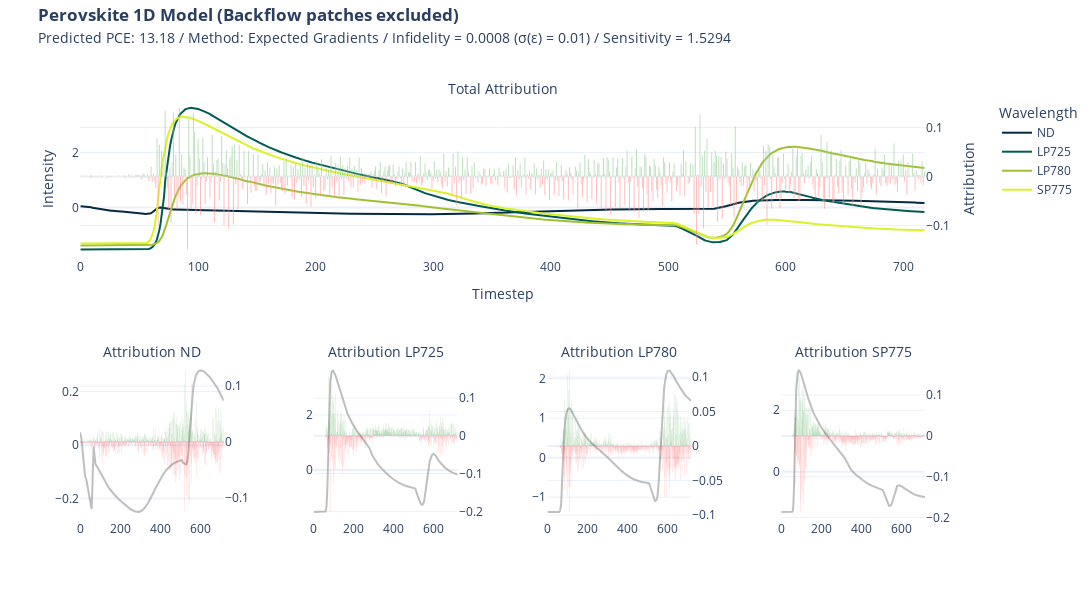

The notebook cell this image was saved under:
### Markdown cell above
# Visualization of single methods and comparision of methods via sum and absolut values

### Code cell
import plotly.graph_objects as go

def format_title(title, subtitle=None, subtitle_font_size=14):
    title = f'<b>{title}</b>'
    if not subtitle:
        return title
    subtitle = f'<span style="font-size: {subtitle_font_size}px;">{subtitle}</span>'
    return f'{title}<br>{subtitle}'

from plotly.subplots import make_subplots

fig = make_subplots(rows=2, 
                    cols=4, 
                    specs=[[{"secondary_y": True, "colspan": 4}, None,None,None],
                           [{"secondary_y": True},{"secondary_y": True},{"secondary_y": True},{"secondary_y": True}]],
                    subplot_titles=(format_title("", "Total Attribution"), format_title("", "Attribution ND"), format_title("", "Attribution LP725"), format_title("", "Attribution LP780"), format_title("", "Attribution SP775"))
                    )

fig.add_trace(go.Scatter(y=x[0], name = "ND", marker_color="#042940"))
fig.add_trace(go.Scatter(y=x[1], name = "LP725", marker_color="#005C53"))
fig.add_trace(go.Scatter(y=x[2], name = "LP780", marker_color="#9FC131"))
fig.add_trace(go.Scatter(y=x[3], name = "SP775", marker_color="#DBF227"))

fig.add_trace(go.Bar(y=attr_eg.squeeze().sum(axis=0), name = "Attribution",marker_color=np.where(attr_eg.squeeze().sum(axis=0)<0, 'red', 'green'), opacity = 0.5,showlegend=False),secondary_y=True)

fig.update_yaxes(title= "Intensity")
fig.update_yaxes(title_text="Attribution", secondary_y=True)
fig.update_xaxes(title= "Timestep")

fig.add_trace(go.Scatter(y=x[0], name = "ND",marker_color="grey", opacity = 0.5,showlegend=False), row=2, col=1)
fig.add_trace(go.Bar(y=attr_eg.squeeze()[0],marker_color=np.where(attr_eg.squeeze()[0]<0, 'red', 'green'), opacity = 0.5,showlegend=False,marker_line_width=0),secondary_y=True, row=2, col=1)

fig.update_yaxes(title= None, row=2, col=1)
fig.update_yaxes(title_text=None, secondary_y=True, row=2, col=1)
fig.update_xaxes(title= None, row=2, col=1)

fig.add_trace(go.Scatter(y=x[1], name = "LP725",marker_color="grey", opacity = 0.5,showlegend=False), row=2, col=2)
fig.add_trace(go.Bar(y=attr_eg.squeeze()[1],marker_color=np.where(attr_eg.squeeze()[1]<0, 'red', 'green'), opacity = 0.5,showlegend=False,marker_line_width=0),secondary_y=True, row=2, col=2)

fig.update_yaxes(title= None, row=2, col=2)
fig.update_yaxes(title_text=None, secondary_y=True, row=2, col=2)
fig.update_xaxes(title= None, row=2, col=2)

fig.add_trace(go.Scatter(y=x[2], name = "LP780",marker_color="grey", opacity = 0.5,showlegend=False), row=2, col=3)
fig.add_trace(go.Bar(y=attr_eg.squeeze()[2],marker_color=np.where(attr_eg.squeeze()[2]<0, 'red', 'green'), opacity = 0.5,showlegend=False,marker_line_width=0),secondary_y=True, row=2, col=3)

fig.update_yaxes(title= None, row=2, col=3)
fig.update_yaxes(title_text=None, secondary_y=True, row=2, col=3)
fig.update_xaxes(title= None, row=2, col=3)

fig.add_trace(go.Scatter(y=x[3], name = "SP775",marker_color="grey", opacity = 0.5,showlegend=False), row=2, col=4)
fig.add_trace(go.Bar(y=attr_eg.squeeze()[3],marker_color=np.where(attr_eg.squeeze()[3]<0, 'red', 'green'), opacity = 0.5,showlegend=False,marker_line_width=0),secondary_y=True, row=2, col=4)

fig.update_yaxes(title= None, row=2, col=4)
fig.update_yaxes(title_text=None, secondary_y=True, row=2, col=4)
fig.update_xaxes(title= None, row=2, col=4)

fig.update_layout(
    title= format_title("Perovskite 1D Model (Backflow patches excluded)", 
    "Predicted PCE: " + str(y) + " / Method: Expected Gradients / Infidelity = " + str(*np.round(infid_eg.numpy(),4)) + " ("+ u"\u03C3" + "(" + u"\u03B5" + ") = " + str(std_noise) + ")" + " / Sensitivity = " + str(*np.round(sens_eg.numpy(),4))),
    legend_title = "Wavelength",
    title_y = 0.965,
    title_x = 0.035,
    template = "plotly_white",
    height=600, width=2200
)

fig.write_image("xai/images/1D/1D_nb_eg.png", scale=2)

fig.show()

### Figure 1 — Plotly figure (JSON) as saved in the notebook; plotly's stock layout.template omitted (floating-point values rounded to 4 significant figures; data arrays with more than 128 entries replaced by an {"elided": "..."} marker saying what was removed)
{"data": [{"marker": {"color": "#042940"}, "name": "ND", "type": "scatter", "y": {"elided": "719 float values"}}, {"marker": {"color": "#005C53"}, "name": "LP725", "type": "scatter", "y": {"elided": "719 float values"}}, {"marker": {"color": "#9FC131"}, "name": "LP780", "type": "scatter", "y": {"elided": "719 float values"}}, {"marker": {"color": "#DBF227"}, "name": "SP775", "type": "scatter", "y": {"elided": "719 float values"}}, {"marker": {"color": {"elided": "719 str values"}}, "name": "Attribution", "opacity": 0.5, "showlegend": false, "type": "bar", "xaxis": "x", "y": {"elided": "719 float values"}, "yaxis": "y2"}, {"marker": {"color": "grey"}, "name": "ND", "opacity": 0.5, "showlegend": false, "type": "scatter", "xaxis": "x2", "y": {"elided": "719 float values"}, "yaxis": "y3"}, {"marker": {"color": {"elided": "719 str values"}, "line": {"width": 0}}, "opacity": 0.5, "showlegend": false, "type": "bar", "xaxis": "x2", "y": {"elided": "719 float values"}, "yaxis": "y4"}, {"marker": {"color": "grey"}, "name": "LP725", "opacity": 0.5, "showlegend": false, "type": "scatter", "xaxis": "x3", "y": {"elided": "719 float values"}, "yaxis": "y5"}, {"marker": {"color": {"elided": "719 str values"}, "line": {"width": 0}}, "opacity": 0.5, "showlegend": false, "type": "bar", "xaxis": "x3", "y": {"elided": "719 float values"}, "yaxis": "y6"}, {"marker": {"color": "grey"}, "name": "LP780", "opacity": 0.5, "showlegend": false, "type": "scatter", "xaxis": "x4", "y": {"elided": "719 float values"}, "yaxis": "y7"}, {"marker": {"color": {"elided": "719 str values"}, "line": {"width": 0}}, "opacity": 0.5, "showlegend": false, "type": "bar", "xaxis": "x4", "y": {"elided": "719 float values"}, "yaxis": "y8"}, {"marker": {"color": "grey"}, "name": "SP775", "opacity": 0.5, "showlegend": false, "type": "scatter", "xaxis": "x5", "y": {"elided": "719 float values"}, "yaxis": "y9"}, {"marker": {"color": {"elided": "719 str values"}, "line": {"width": 0}}, "opacity": 0.5, "showlegend": false, "type": "bar", "xaxis": "x5", "y": {"elided": "719 float values"}, "yaxis": "y10"}], "layout": {"annotations": [{"font": {"size": 16}, "showarrow": false, "text": "<b></b><br><span style=\"font-size: 14px;\">Total Attribution</span>", "x": 0.47, "xanchor": "center", "xref": "paper", "y": 1, "yanchor": "bottom", "yref": "paper"}, {"font": {"size": 16}, "showarrow": false, "text": "<b></b><br><span style=\"font-size: 14px;\">Attribution ND</span>", "x": 0.08, "xanchor": "center", "xref": "paper", "y": 0.375, "yanchor": "bottom", "yref": "paper"}, {"font": {"size": 16}, "showarrow": false, "text": "<b></b><br><span style=\"font-size: 14px;\">Attribution LP725</span>", "x": 0.34, "xanchor": "center", "xref": "paper", "y": 0.375, "yanchor": "bottom", "yref": "paper"}, {"font": {"size": 16}, "showarrow": false, "text": "<b></b><br><span style=\"font-size: 14px;\">Attribution LP780</span>", "x": 0.6, "xanchor": "center", "xref": "paper", "y": 0.375, "yanchor": "bottom", "yref": "paper"}, {"font": {"size": 16}, "showarrow": false, "text": "<b></b><br><span style=\"font-size: 14px;\">Attribution SP775</span>", "x": 0.86, "xanchor": "center", "xref": "paper", "y": 0.375, "yanchor": "bottom", "yref": "paper"}], "height": 600, "legend": {"title": {"text": "Wavelength"}}, "title": {"text": "<b>Perovskite 1D Model (Backflow patches excluded)</b><br><span style=\"font-size: 14px;\">Predicted PCE: 13.18 / Method: Expected Gradients / Infidelity = 0.0008 (σ(ε) = 0.01) / Sensitivity = 1.5294</span>", "x": 0.035, "y": 0.965}, "width": 2200, "xaxis": {"anchor": "y", "domain": [0, 0.94], "title": {"text": "Timestep"}}, "xaxis2": {"anchor": "y3", "domain": [0, 0.16], "title": {}}, "xaxis3": {"anchor": "y5", "domain": [0.26, 0.42], "title": {}}, "xaxis4": {"anchor": "y7", "domain": [0.52, 0.68], "title": {}}, "xaxis5": {"anchor": "y9", "domain": [0.78, 0.94], "title": {}}, "yaxis": {"anchor": "x", "domain": [0.625, 1], "title": {"text": "Intensity"}}, "yaxis10": {"anchor": "x5", "overlaying": "y9", "side": "right", "title": {}}, "yaxis2": {"anchor": "x", "overlaying": "y", "side": "right", "title": {"text": "Attribution"}}, "yaxis3": {"anchor": "x2", "domain": [0, 0.375], "title": {}}, "yaxis4": {"anchor": "x2", "overlaying": "y3", "side": "right", "title": {}}, "yaxis5": {"anchor": "x3", "domain": [0, 0.375], "title": {}}, "yaxis6": {"anchor": "x3", "overlaying": "y5", "side": "right", "title": {}}, "yaxis7": {"anchor": "x4", "domain": [0, 0.375], "title": {}}, "yaxis8": {"anchor": "x4", "overlaying": "y7", "side": "right", "title": {}}, "yaxis9": {"anchor": "x5", "domain": [0, 0.375], "title": {}}}}
